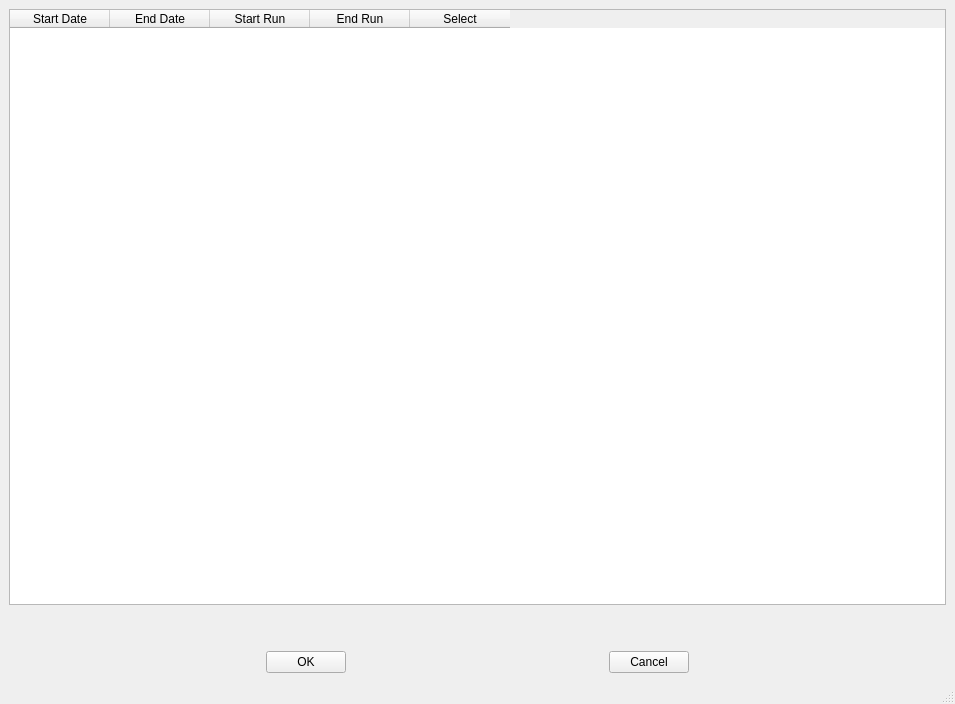
<?xml version="1.0" encoding="UTF-8"?>
<ui version="4.0">
 <class>MainWindow</class>
 <widget class="QMainWindow" name="MainWindow">
  <property name="geometry">
   <rect>
    <x>0</x>
    <y>0</y>
    <width>955</width>
    <height>704</height>
   </rect>
  </property>
  <property name="windowTitle">
   <string>MainWindow</string>
  </property>
  <widget class="QWidget" name="centralwidget">
   <layout class="QGridLayout" name="gridLayout">
    <item row="0" column="0">
     <layout class="QVBoxLayout" name="verticalLayout">
      <item>
       <layout class="QHBoxLayout" name="horizontalLayout_3">
        <item>
         <widget class="QTableWidget" name="tableWidget">
          <column>
           <property name="text">
            <string>Start Date</string>
           </property>
          </column>
          <column>
           <property name="text">
            <string>End Date</string>
           </property>
          </column>
          <column>
           <property name="text">
            <string>Start Run</string>
           </property>
          </column>
          <column>
           <property name="text">
            <string>End Run</string>
           </property>
          </column>
          <column>
           <property name="text">
            <string>Select</string>
           </property>
          </column>
         </widget>
        </item>
       </layout>
      </item>
      <item>
       <spacer name="verticalSpacer">
        <property name="orientation">
         <enum>Qt::Vertical</enum>
        </property>
        <property name="sizeType">
         <enum>QSizePolicy::Preferred</enum>
        </property>
        <property name="sizeHint" stdset="0">
         <size>
          <width>20</width>
          <height>40</height>
         </size>
        </property>
       </spacer>
      </item>
      <item>
       <layout class="QHBoxLayout" name="horizontalLayout">
        <item>
         <spacer name="horizontalSpacer">
          <property name="orientation">
           <enum>Qt::Horizontal</enum>
          </property>
          <property name="sizeHint" stdset="0">
           <size>
            <width>40</width>
            <height>20</height>
           </size>
          </property>
         </spacer>
        </item>
        <item>
         <widget class="QPushButton" name="pushButton_saveQuit">
          <property name="text">
           <string>OK</string>
          </property>
         </widget>
        </item>
        <item>
         <spacer name="horizontalSpacer_2">
          <property name="orientation">
           <enum>Qt::Horizontal</enum>
          </property>
          <property name="sizeHint" stdset="0">
           <size>
            <width>40</width>
            <height>20</height>
           </size>
          </property>
         </spacer>
        </item>
        <item>
         <widget class="QPushButton" name="pushButton_cancelQuit">
          <property name="text">
           <string>Cancel</string>
          </property>
         </widget>
        </item>
        <item>
         <spacer name="horizontalSpacer_3">
          <property name="orientation">
           <enum>Qt::Horizontal</enum>
          </property>
          <property name="sizeHint" stdset="0">
           <size>
            <width>40</width>
            <height>20</height>
           </size>
          </property>
         </spacer>
        </item>
       </layout>
      </item>
     </layout>
    </item>
   </layout>
  </widget>
  <widget class="QMenuBar" name="menubar">
   <property name="geometry">
    <rect>
     <x>0</x>
     <y>0</y>
     <width>955</width>
     <height>25</height>
    </rect>
   </property>
  </widget>
  <widget class="QStatusBar" name="statusbar"/>
 </widget>
 <resources/>
 <connections/>
</ui>
